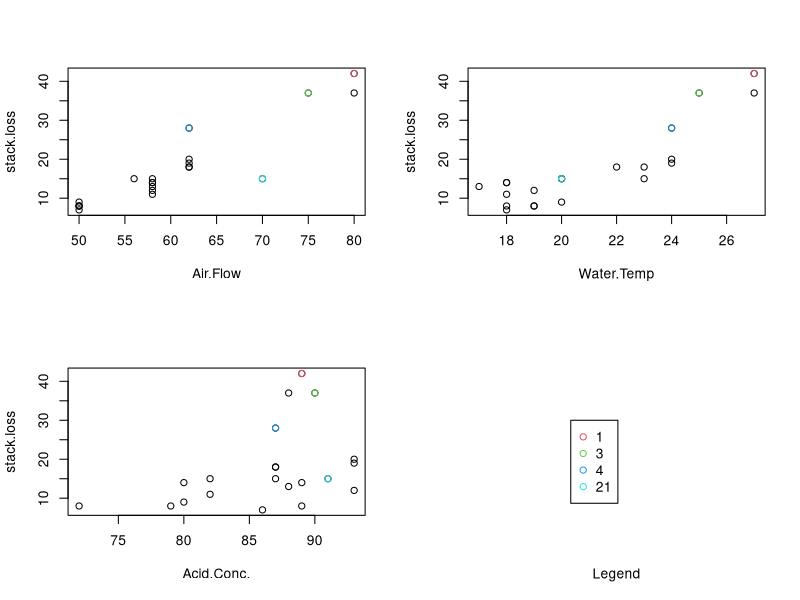

Source code (R):
library(MASS)
data(stackloss)
attach(stackloss)
outliers=c(1,3,4,21)
postscript("stackloss-points.ps")
par(mfrow=c(2,2))
plot(Air.Flow, stack.loss)
points(Air.Flow[outliers], stack.loss[outliers], col=(1:4)+1)
plot(Water.Temp, stack.loss)
points(Water.Temp[outliers], stack.loss[outliers], col=(1:4)+1)
plot(Acid.Conc., stack.loss)
points(Acid.Conc.[outliers], stack.loss[outliers], col=(1:4)+1)
plot(Air.Flow, stack.loss, type="n", axes=F,  ylab="", xlab="Legend")
legend(60,30, legend=as.character(outliers), pch=1,col=c(1:4)+1)
dev.off()

